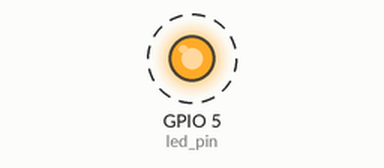
The sketch below on a simulated ESP32. Shown: output pins drawn as LEDs (lit = HIGH). Dashed ring = blinking. WiFi joins after 1.5 s; servers stay silent unless stated; what the sketch prints to the serial monitor is not drawn.

Above: at 7.0 s.
Timing chart, 0 to 11.1 s (numbered marks = the images above):
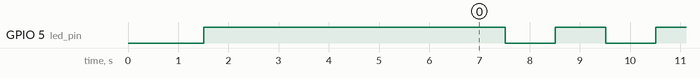

Measured:
- by itself, GPIO 5 (led_pin): alternates HIGH for 1.0 s and LOW for 1.0 s

The sketch:

LED_WIFI.ino
```cpp
#include<WiFi.h>

int led_pin = 5;
const char* ssid = "CMCC-YcDN";
const char* password = "yfyx2424";

void setup() {
  // put your setup code here, to run once:
  //pinMode(led_pin, OUTPUT);  //设置为输出模式
  // 初始化串口通信
  Serial.begin(9600);
  delay(10);

  //连接wifi
  WiFi.begin(ssid,password);

  Serial.print("Connecting to ");
  Serial.print(ssid);
  while (WiFi.status() != WL_CONNECTED)
  {
    delay(500);
    Serial.print(".");
  }
  Serial.println("Successfully connected");
  Serial.print("IP: ");
  Serial.println(WiFi.localIP());                      //连接成功后LED会长亮5秒，并打印IP
  pinMode(led_pin, OUTPUT);
  digitalWrite(led_pin, HIGH);
  delay(5000);
}

void loop() {
  // put your main code here, to run repeatedly:
  //间隔1s闪烁
  digitalWrite(led_pin, HIGH);
  delay(1000);
  digitalWrite(led_pin, LOW);
  delay(1000);
}
```
